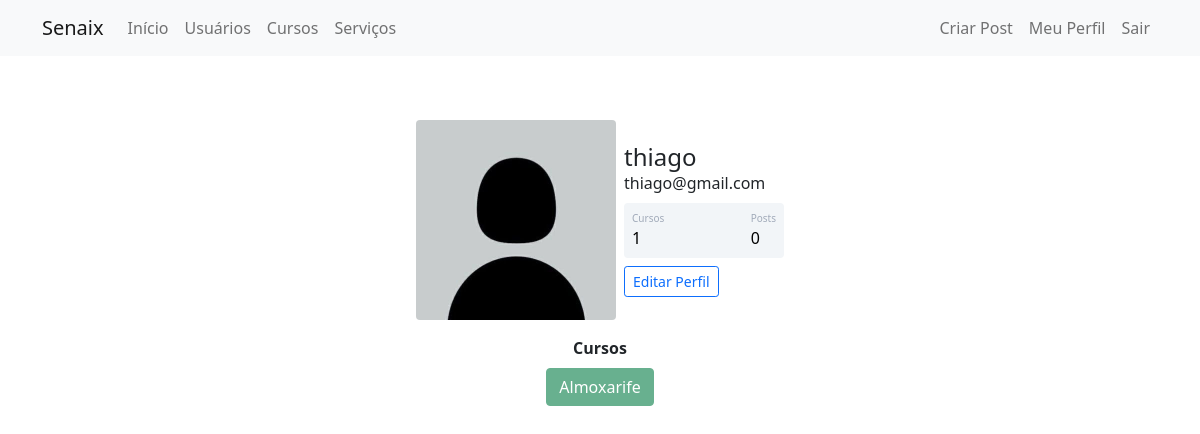
The page /perfil (signed in) on the database its author committed.
### comunidadeimpressionadora/models.py (models this page shows)
class Usuario(database.Model, UserMixin):
    id = database.Column(database.Integer, primary_key=True)
    username = database.Column(database.String, nullable=False)
    email = database.Column(database.String, nullable=False, unique=True)
    senha = database.Column(database.String, nullable=False)
    foto_perfil = database.Column(database.String, default='default.jpg')
    posts = database.relationship('Post', backref='autor', lazy=True)
    cursos = database.Column(database.String, nullable=False, default='Não Informado')
    def contar_posts(self):
        return len(self.posts)

### comunidadeimpressionadora/routes.py (the view)
@app.route('/perfil')
@login_required
def perfil():
    foto_perfil = url_for('static', filename='fotos_perfil/{}'.format(current_user.foto_perfil))
    return render_template('perfil.html', foto_perfil=foto_perfil)

### comunidadeimpressionadora/models.py (called while the page is built)
@login_manager.user_loader
def load_usuario(id_usuario):
    return Usuario.query.get(int(id_usuario))

### comunidadeimpressionadora/templates/perfil.html (shortened to what this page needs)
{% extends 'base.html' %}
{% block body %}
    <div class="container mt-5 d-flex justify-content-center">
            <div class="card p-3">
                <div class="d-flex align-items-center">
                    <div class="image pe-2"> <img src="{{ foto_perfil }}" class="rounded" width="200"> </div>
                    <div class="ml-3 w-100">
                        <h4 class="mb-0 mt-0">{{ current_user.username }}</h4> <span>{{ current_user.email }}</span>
                        <div class="p-2 mt-2 bg-primary d-flex justify-content-between rounded text-white stats">
                            {% if 'Não Informado' in current_user.cursos %}
                                <div class="d-flex flex-column"> <span class="articles">Cursos</span> <span class="number1">0</span> </div>
                            {% else %}
                                <div class="d-flex flex-column"> <span class="articles">Cursos</span> <span class="number1">{{ current_user.cursos.count(';') +1}}</span> </div>
                            {% endif %}
                             <div class="d-flex flex-column"> <span class="rating">Posts</span> <span class="number3">{{ current_user.contar_posts() }}</span> </div>
                        </div>
                            <div class="button mt-2 d-flex flex-row align-items-center"> <a href="{{ url_for('editar_perfil') }}"><button class="btn btn-sm btn-outline-primary w-100">Editar Perfil</button></a>
                            </div>
                    </div>
                </div>
            </div>
    </div>
<div class="row justify-content-center">
    <div class="col col-4" style="text-align: center">
        <strong>Cursos</strong><br>
        {% for curso in current_user.cursos.split(';') %}
            <button type="button" class="btn btn-success mt-2" disabled>{{ curso }}</button>
        {% endfor %}
    </div>
</div>
{% endblock %}

### comunidadeimpressionadora/static/main.css (style rules this page uses)
.card { width: 400px; border: none; border-radius: 10px; background-color: #fff }
.stats { background: #f2f5f8 !important; color: #000 !important }
.articles { font-size: 10px; color: #a1aab9 }
.number1 { font-weight: 500 }
.rating { font-size: 10px; color: #a1aab9 }
.number3 { font-weight: 500 }

### rows shown on the page
Usuario: username "thiago", email "thiago@gmail.com", cursos "1", cursos "Almoxarife"

### other values the page prints
{{ current_user.contar_posts() }} "0"
